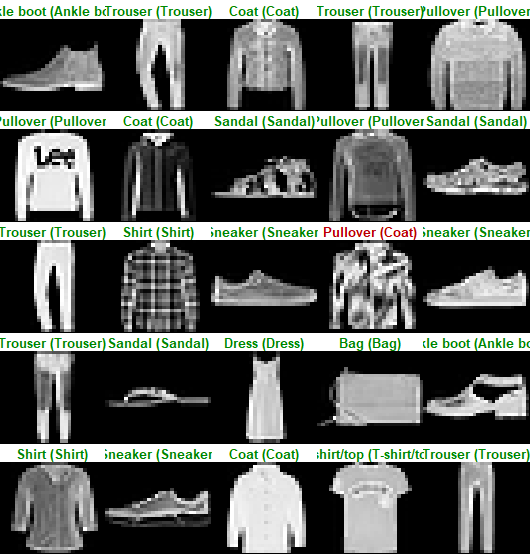

Write the R code that produced this figure.
install.packages("tensorflow")
library(tensorflow)
install_tensorflow()
install.packages("keras")
library(keras)
install_keras()
fashion_mnist <- dataset_fashion_mnist()

c(train_images, train_labels) %<-% fashion_mnist$train
c(test_images, test_labels) %<-% fashion_mnist$test
class_names = c('T-shirt/top',
              'Trouser',
               'Pullover',
               'Dress',
               'Coat', 
               'Sandal',
               'Shirt',
               'Sneaker',
               'Bag',
               'Ankle boot')
dim(train_images)
dim(train_labels)
train_labels[1:20]
dim(test_images)
dim(test_labels)
library(tidyr)
library(ggplot2)

image_1 <- as.data.frame(train_images[1, , ])
colnames(image_1) <- seq_len(ncol(image_1))
image_1$y <- seq_len(nrow(image_1))
image_1 <- gather(image_1, "x", "value", -y)
image_1$x <- as.integer(image_1$x)

ggplot(image_1, aes(x = x, y = y, fill = value)) +
  geom_tile() +
  scale_fill_gradient(low = "white", high = "black", na.value = NA) +
  scale_y_reverse() +
  theme_minimal() +
  theme(panel.grid = element_blank())   +
  theme(aspect.ratio = 1) +
  xlab("") +
  ylab("")
train_images <- train_images / 255
test_images <- test_images / 255
par(mfcol=c(5,5))
par(mar=c(0, 0, 1.5, 0), xaxs='i', yaxs='i')
for (i in 1:25) { 
  img <- train_images[i, , ]
  img <- t(apply(img, 2, rev)) 
  image(1:28, 1:28, img, col = gray((0:255)/255), xaxt = 'n', yaxt = 'n',
        main = paste(class_names[train_labels[i] + 1]))
}
model <- keras_model_sequential()
model %>%
  layer_flatten(input_shape = c(28, 28)) %>%
  layer_dense(units = 128, activation = 'relu') %>%
  layer_dense(units = 10, activation = 'softmax')
model %>% compile(
  optimizer = 'adam', 
  loss = 'sparse_categorical_crossentropy',
  metrics = c('accuracy')
)
model %>% fit(train_images, train_labels, epochs = 5, verbose = 2)
score <- model %>% evaluate(test_images, test_labels, verbose = 0)

cat('Test loss:', score$loss, "\n")
predictions <- model %>% predict(test_images)
predictions[1, ]
which.max(predictions[1, ])
class_pred <- model %>% predict_classes(test_images)
class_pred[1:20]
test_labels[1]
par(mfcol=c(5,5))
par(mar=c(0, 0, 1.5, 0), xaxs='i', yaxs='i')
for (i in 1:25) { 
  img <- test_images[i, , ]
  img <- t(apply(img, 2, rev)) 
  # subtract 1 as labels go from 0 to 9
  predicted_label <- which.max(predictions[i, ]) - 1
  true_label <- test_labels[i]
  if (predicted_label == true_label) {
    color <- '#008800' 
  } else {
    color <- '#bb0000'
  }
  image(1:28, 1:28, img, col = gray((0:255)/255), xaxt = 'n', yaxt = 'n',
        main = paste0(class_names[predicted_label + 1], " (",
                      class_names[true_label + 1], ")"),
        col.main = color)
}
# Grab an image from the test dataset
# take care to keep the batch dimension, as this is expected by the model
img <- test_images[1, , , drop = FALSE]
dim(img)
predictions <- model %>% predict(img)
predictions
prediction <- predictions[1, ] - 1
which.max(prediction)
class_pred <- model %>% predict_classes(img)
class_pred
